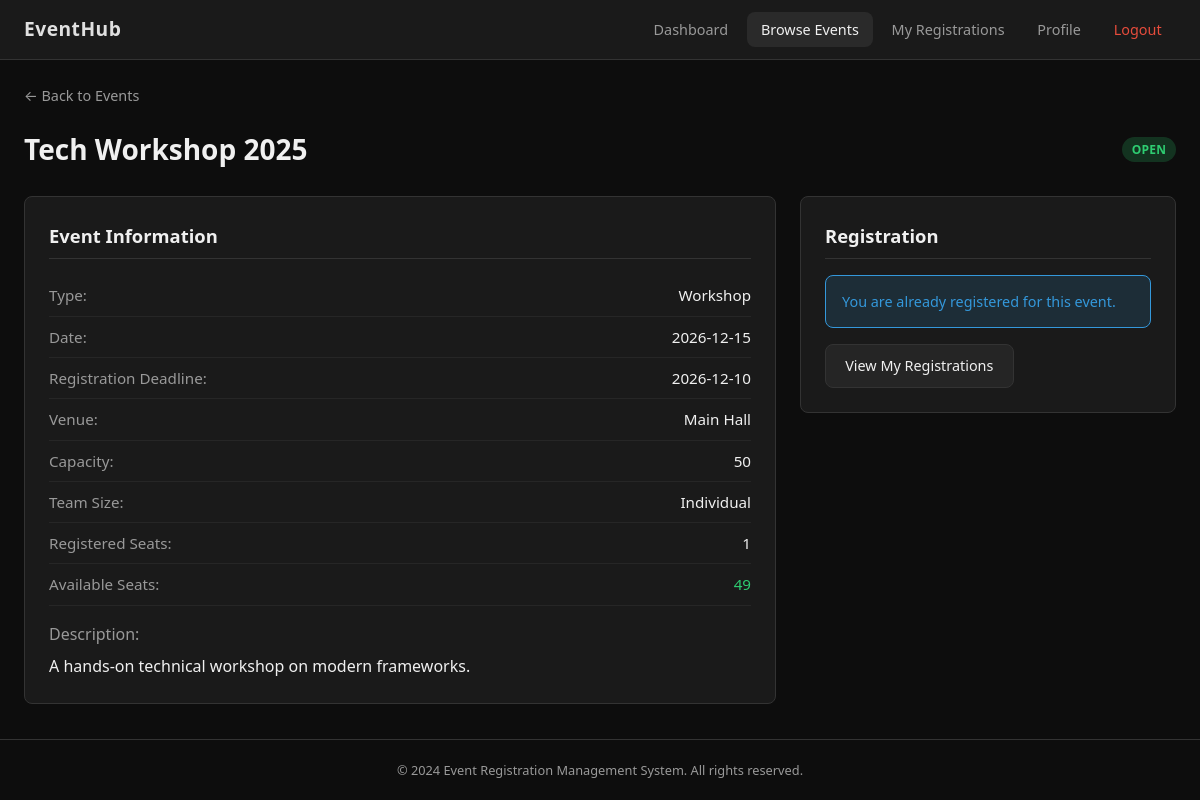
Page /event/1 (signed in) on the committed database.
### tables this page shows
CREATE TABLE events (
            id INTEGER PRIMARY KEY AUTOINCREMENT,
            event_name TEXT NOT NULL,
            event_type TEXT NOT NULL DEFAULT 'Other',
            event_date TEXT NOT NULL,
            registration_deadline TEXT NOT NULL,
            venue TEXT NOT NULL DEFAULT '',
            capacity INTEGER NOT NULL DEFAULT 100,
            description TEXT DEFAULT '',
            status TEXT NOT NULL DEFAULT 'Open',
            created_at TEXT DEFAULT CURRENT_TIMESTAMP
        , team_size INTEGER NOT NULL DEFAULT 1);

### app.py (the view)
@app.route('/event/<int:event_id>')
@login_required
def event_details(event_id):
    update_event_statuses()
    event = query_db("SELECT * FROM events WHERE id = ?", (event_id,), one=True)
    if not event:
        flash('Event not found.', 'error')
        return redirect(url_for('events'))
    registered = get_registered_count(event_id)
    available = get_available_seats(event)
    already_registered = query_db(
        "SELECT id FROM registrations WHERE user_id = ? AND event_id = ? AND status = 'Registered'",
        (session['user_id'], event_id), one=True
    )
    today = date.today().isoformat()
    deadline_passed = event['registration_deadline'] < today
    is_full = available <= 0
    can_register = (
        event['status'] == 'Open'
        and not deadline_passed
        and not is_full
        and not already_registered
    )
    try:
        team_size = int(event['team_size']) if event['team_size'] else 1
    except (KeyError, TypeError, ValueError):
        team_size = 1
    return render_template(
        'event_details.html',
        event=event,
        registered=registered,
        available=available,
        already_registered=bool(already_registered),
        deadline_passed=deadline_passed,
        is_full=is_full,
        can_register=can_register,
        team_size=team_size
    )

### app.py (called while the page is built)
def get_db():
    db = getattr(g, '_database', None)
    if db is None:
        db = g._database = sqlite3.connect(DATABASE)
        db.row_factory = sqlite3.Row
        db.execute('PRAGMA foreign_keys = ON')
    return db

@app.teardown_appcontext
def close_connection(exception):
    db = getattr(g, '_database', None)
    if db is not None:
        db.close()

def query_db(query, args=(), one=False):
    cur = get_db().execute(query, args)
    rv = cur.fetchall()
    cur.close()
    return (rv[0] if rv else None) if one else rv

def update_event_statuses():
    today = date.today().isoformat()
    db = get_db()
    db.execute(
        """UPDATE events SET status = 'Expired'
           WHERE status = 'Open' AND registration_deadline < ?""",
        (today,)
    )
    db.execute(
        """UPDATE events SET status = 'Expired'
           WHERE status IN ('Open', 'Closed') AND event_date < ?""",
        (today,)
    )
    db.commit()

def login_required(f):
    from functools import wraps
    @wraps(f)
    def decorated(*args, **kwargs):
        if 'user_id' not in session:
            flash('Please login to access this page.', 'error')
            return redirect(url_for('login'))
        return f(*args, **kwargs)
    return decorated

def get_registered_count(event_id):
    row = query_db(
        "SELECT COUNT(*) as cnt FROM registrations WHERE event_id = ? AND status = 'Registered'",
        (event_id,), one=True
    )
    return row['cnt'] if row else 0

def get_available_seats(event):
    registered = get_registered_count(event['id'])
    return max(0, event['capacity'] - registered)

### templates/event_details.html (shortened to what this page needs)
{% extends "base.html" %}
{% block navbar %}
<nav class="navbar">
    <div class="nav-brand">EventHub</div>
    <ul class="nav-links" id="navLinks">
        <li><a href="{{ url_for('user_dashboard') }}">Dashboard</a></li>
        <li><a href="{{ url_for('events') }}" class="active">Browse Events</a></li>
        <li><a href="{{ url_for('my_registrations') }}">My Registrations</a></li>
        <li><a href="{{ url_for('profile') }}">Profile</a></li>
        <li><a href="{{ url_for('logout') }}" class="nav-logout">Logout</a></li>
    </ul>
</nav>
{% endblock %}
{% block content %}
<div class="page-header">
    <a href="{{ url_for('events') }}" class="back-link">← Back to Events</a>
    <h1>{{ event.event_name }}</h1>
    <span class="badge badge-{{ event.status|lower }}">{{ event.status }}</span>
</div>
<div class="detail-grid">
    <div class="detail-card">
        <h2>Event Information</h2>
        <div class="detail-row"><span class="label">Type:</span> <span>{{ event.event_type }}</span></div>
        <div class="detail-row"><span class="label">Date:</span> <span>{{ event.event_date }}</span></div>
        <div class="detail-row"><span class="label">Registration Deadline:</span> <span>{{ event.registration_deadline }}</span></div>
        <div class="detail-row"><span class="label">Venue:</span> <span>{{ event.venue }}</span></div>
        <div class="detail-row"><span class="label">Capacity:</span> <span>{{ event.capacity }}</span></div>
        <div class="detail-row"><span class="label">Team Size:</span> <span>{% if team_size > 1 %}{{ team_size }} members{% else %}Individual{% endif %}</span></div>
        <div class="detail-row"><span class="label">Registered Seats:</span> <span>{{ registered }}</span></div>
        <div class="detail-row"><span class="label">Available Seats:</span> <span class="{% if available <= 0 %}text-danger{% else %}text-success{% endif %}">{{ available }}</span></div>
        <div class="detail-desc">
            <span class="label">Description:</span>
            <p>{{ event.description }}</p>
        </div>
    </div>
    <div class="detail-card action-card">
        <h2>Registration</h2>
        {% if already_registered %}
            <div class="alert alert-info">You are already registered for this event.</div>
            <a href="{{ url_for('my_registrations') }}" class="btn btn-secondary">View My Registrations</a>
        {% elif is_full %}
            <div class="alert alert-danger">Event Full — No seats available.</div>
        {% elif deadline_passed or event.status != 'Open' %}
            <div class="alert alert-warning">Registration Closed</div>
        {% else %}
            <div class="alert alert-warning">Registration not available.</div>
        {% endif %}
    </div>
</div>
{% endblock %}

### static/style.css (style rules this page uses)
*, *::before, *::after { box-sizing: border-box; margin: 0; padding: 0; }
:root { --bg-dark: #0d0d0d; --bg-card: #1a1a1a; --bg-input: #252525; --bg-hover: #2a2a2a; --border: #333; --text: #f0f0f0; --text-muted: #999; --primary: #e0e0e0; --primary-hover: #ffffff; --accent: #4a90d9; --success: #2ecc71; --danger: #e74c3c; --warning: #f39c12; --info: #3498db; --radius: 8px; --shadow: 0 4px 12px rgba(0,0,0,0.4); }
body { font-family: 'Segoe UI', system-ui, -apple-system, sans-serif; background: var(--bg-dark); color: var(--text); line-height: 1.6; min-height: 100vh; display: flex; flex-direction: column; }
a { color: var(--accent); text-decoration: none; }
.navbar { background: var(--bg-card); border-bottom: 1px solid var(--border); padding: 0 1.5rem; display: flex; align-items: center; justify-content: space-between; height: 60px; position: sticky; top: 0; z-index: 100; }
.nav-brand { font-size: 1.2rem; font-weight: 700; color: var(--primary); letter-spacing: 0.5px; }
.nav-links { display: flex; list-style: none; gap: 0.25rem; align-items: center; }
.nav-links a { color: var(--text-muted); padding: 0.5rem 0.9rem; border-radius: var(--radius); font-size: 0.9rem; transition: all 0.2s; text-decoration: none; }
.nav-links a:hover, .nav-links a.active { color: var(--text); background: var(--bg-hover); text-decoration: none; }
.nav-logout { color: var(--danger) !important; }
.page-header { margin-bottom: 1.5rem; display: flex; flex-wrap: wrap; align-items: center; gap: 1rem; justify-content: space-between; }
.page-header h1 { font-size: 1.75rem; font-weight: 600; }
.back-link { color: var(--text-muted); font-size: 0.9rem; display: block; width: 100%; margin-bottom: 0.25rem; }
.btn { display: inline-block; padding: 0.6rem 1.2rem; border: none; border-radius: var(--radius); font-size: 0.9rem; font-weight: 500; cursor: pointer; transition: all 0.2s; text-decoration: none; text-align: center; }
.btn-secondary { background: var(--bg-input); color: var(--text); border: 1px solid var(--border); }
.badge { display: inline-block; padding: 0.2rem 0.6rem; border-radius: 20px; font-size: 0.75rem; font-weight: 600; text-transform: uppercase; letter-spacing: 0.3px; }
.badge-open { background: rgba(46, 204, 113, 0.2); color: var(--success); }
.detail-grid { display: grid; grid-template-columns: 2fr 1fr; gap: 1.5rem; }
.detail-card { background: var(--bg-card); border: 1px solid var(--border); border-radius: var(--radius); padding: 1.5rem; }
.detail-card h2 { font-size: 1.15rem; margin-bottom: 1rem; padding-bottom: 0.5rem; border-bottom: 1px solid var(--border); }
.detail-row { display: flex; justify-content: space-between; padding: 0.5rem 0; border-bottom: 1px solid rgba(255,255,255,0.05); font-size: 0.95rem; }
.detail-row .label { color: var(--text-muted); }
.detail-desc { margin-top: 1rem; }
.detail-desc .label { color: var(--text-muted); display: block; margin-bottom: 0.4rem; }
.action-card { align-self: start; }
.alert { padding: 0.85rem 1rem; border-radius: var(--radius); margin-bottom: 1rem; font-size: 0.9rem; }
.alert-info { background: rgba(52, 152, 219, 0.15); border: 1px solid var(--info); color: var(--info); }
.text-success { color: var(--success); }

### rows in the picture
events: event_name "Tech Workshop 2025", status "OPEN", event_type "Workshop", event_date "2026-12-15", registration_deadline "2026-12-10", venue "Main Hall", capacity "50", description "A hands-on technical workshop on modern frameworks."

### other values in the picture
{{ registered }} "1"
{{ available }} "49"
